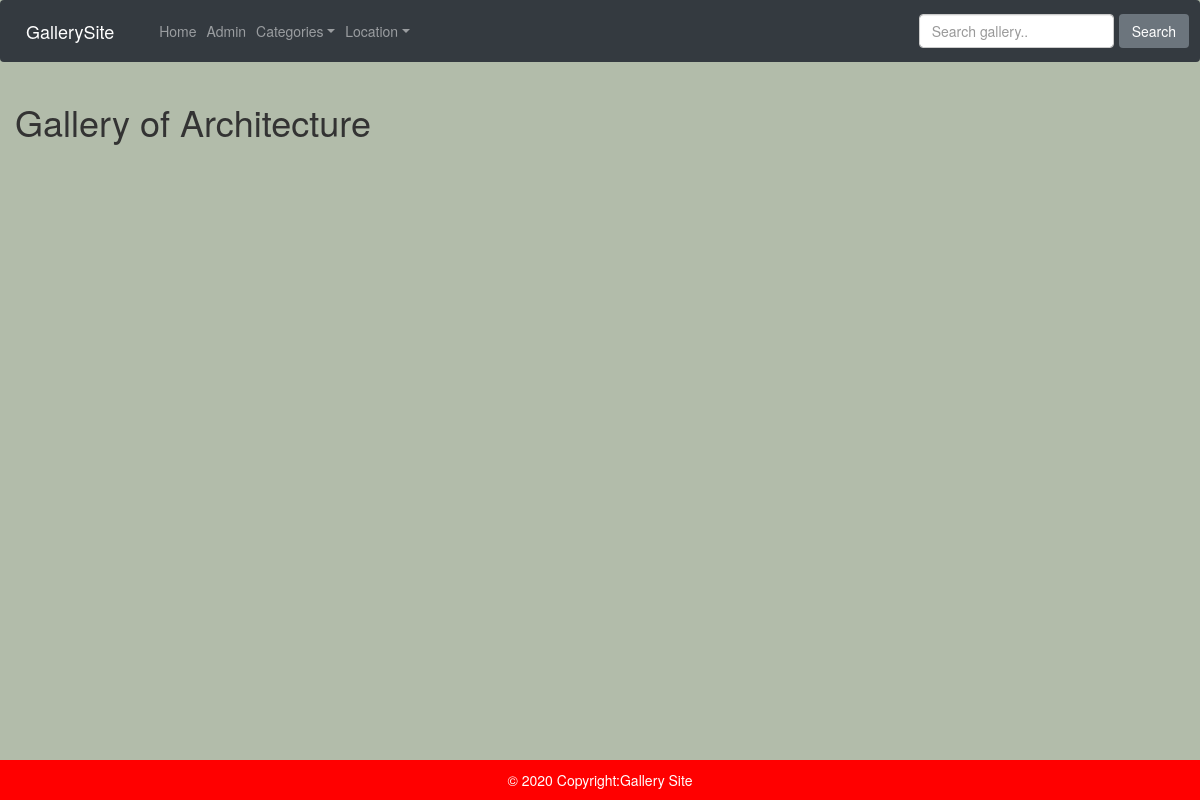
Page /category/Architecture on the earlier database version.
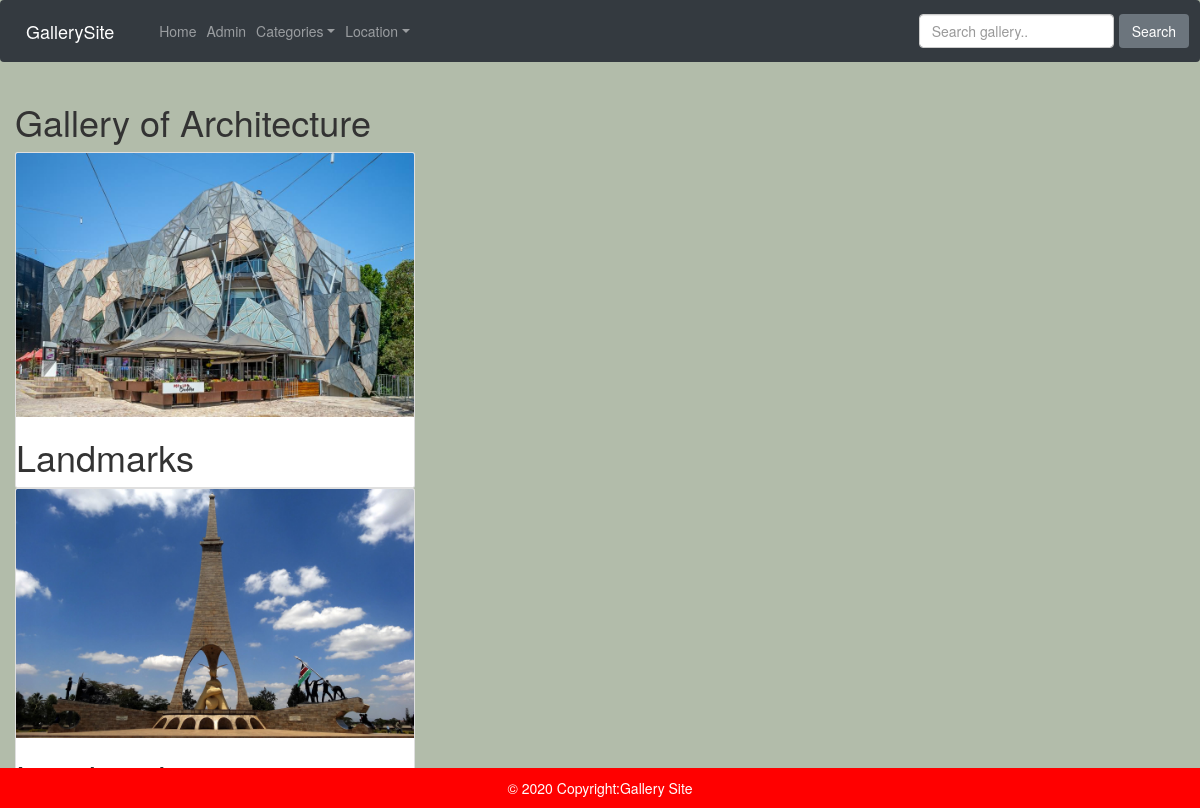
Same page on the later database version.
### posts/models.py (models this page shows, shortened)
class Category(models.Model):
    name = models.CharField(max_length = 30)

class Post(models.Model):
    title = models.CharField(max_length=30)
    category = models.ForeignKey(Category, on_delete=models.PROTECT, default=1)
    location = models.ForeignKey(Location, on_delete=models.PROTECT, default=1)
    description = models.TextField()
    image =  models.ImageField(blank=True)

### posts/views.py (the view)
# urls.py: path('category/<category>',views.CatListView.as_view(),name='category'),
class CatListView(ListView):
    template_name = 'category.html'
    context_object_name = 'catlist'
    def get_queryset(self):
        content = {
            'cat':self.kwargs['category'],
            'posts':Post.objects.filter(category__name = self.kwargs['category'])
        }
        return content

### posts/models.py (called while the page is built)
    def __str__(self):
        return self.name

### posts/views.py (called while the page is built)
def category_list(request):
    category_list = Category.objects.exclude(name='default')
    context = {
        "category_list": category_list,
    }
    return context

def location_list(request):
    location_list = Location.objects.exclude(name='default')
    context = {
        "location_list":location_list,
    }
    return context

### templates/category.html (shortened to what this page needs)
{% extends 'base.html' %}
{% block content %}
<div class="container-fluid">
    <h1>Gallery of {{ catlist.cat }} </h1>
    {% for post in catlist.posts %}
        <div class="card" style="width:400px">
            <a href="" data-toggle="modal" data-target="#{{post.id}}">
            <img class="card-img-top" src="{{post.image.url}}"  class="img-responsive img-thumbnail image" style="width:100%">
            </a>
            <h1>{{post.title}}</h1>
        </div>
{% endfor %}
</div>
{% endblock %}

Differences in the rows shown:
added Category: cat "Architecture"
added Post: image (picture), title "Landmarks"
added Post: image (picture)
Other differences:
{{ catlist.cat }}: "Architecture" → (not shown)
